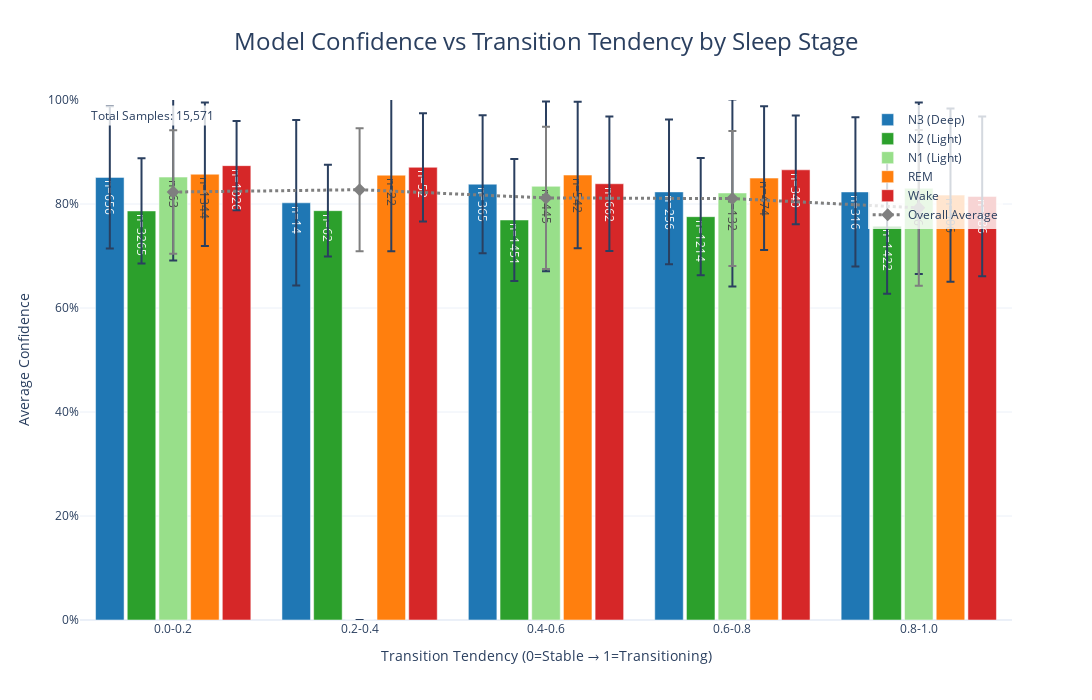

Notebook code for this chart:
### Code cell
import plotly.graph_objects as go

def create_confidence_transition_analysis(results: Dict) -> go.Figure:
    """
    Create grouped bar analysis of model confidence vs transition tendency
    """
    # Create bins for transition tendency
    n_bins = 5
    tendency_bins = np.linspace(0, 1, n_bins+1)
    bin_labels = [f"{tendency_bins[i]:.1f}-{tendency_bins[i+1]:.1f}" 
                 for i in range(n_bins)]
    
    sleep_stages = {
        0: 'N3 (Deep)',
        1: 'N2 (Light)',
        2: 'N1 (Light)',
        3: 'REM',
        4: 'Wake'
    }
    
    # Initialize data structures
    stage_data = {stage: {bin_label: [] for bin_label in bin_labels} 
                 for stage in sleep_stages.keys()}
    
    # Bin the data
    for i in range(len(results['true_labels'])):
        true_label = results['true_labels'][i]
        tendency_val = np.clip(results['tendencies'][i], 0, 1)
        confidence_val = results['confidences'][i]
        
        bin_idx = min(int(tendency_val * n_bins), n_bins-1)
        stage_data[true_label][bin_labels[bin_idx]].append(confidence_val)
    
    # Calculate statistics
    stats = {}
    overall_stats = {bin_label: [] for bin_label in bin_labels}
    
    for stage in sleep_stages.keys():
        stats[stage] = {}
        for bin_label in bin_labels:
            values = stage_data[stage][bin_label]
            stats[stage][bin_label] = {
                'mean': np.mean(values) if values else 0,
                'std': np.std(values) if values else 0,
                'count': len(values)
            }
            overall_stats[bin_label].extend(values)
    
    # Calculate overall statistics
    overall_means = {bin_label: np.mean(values) if values else 0 
                    for bin_label, values in overall_stats.items()}
    overall_stds = {bin_label: np.std(values) if values else 0 
                   for bin_label, values in overall_stats.items()}
    
    # Create figure
    fig = go.Figure()
    
    # Color scheme - using a more distinct palette
    colors = {
        0: '#1f77b4',  # Deep blue for N3
        1: '#2ca02c',  # Green for N2
        2: '#98df8a',  # Light green for N1
        3: '#ff7f0e',  # Orange for REM
        4: '#d62728',  # Red for Wake
        'overall': '#7f7f7f'  # Gray for overall
    }
    
    # Add bars for each sleep stage
    for stage in sleep_stages.keys():
        stage_stats = stats[stage]
        
        fig.add_trace(
            go.Bar(
                name=sleep_stages[stage],
                x=bin_labels,
                y=[stage_stats[bin]['mean'] for bin in bin_labels],
                error_y=dict(
                    type='data',
                    array=[stage_stats[bin]['std'] for bin in bin_labels],
                    visible=True
                ),
                text=[f"n={stage_stats[bin]['count']}" for bin in bin_labels],
                textposition='auto',
                marker_color=colors[stage],
                hovertemplate=(
                    f"<b>{sleep_stages[stage]}</b><br>" +
                    "Transition Range: %{x}<br>" +
                    "Avg Confidence: %{y:.3f}<br>" +
                    "Std Dev: %{error_y.array:.3f}<br>" +
                    "%{text}<extra></extra>"
                )
            )
        )
    
    # Add overall average line
    fig.add_trace(
        go.Scatter(
            name='Overall Average',
            x=bin_labels,
            y=[overall_means[bin] for bin in bin_labels],
            mode='lines+markers',
            line=dict(
                color=colors['overall'],
                width=3,
                dash='dot'
            ),
            marker=dict(
                size=10,
                symbol='diamond'
            ),
            error_y=dict(
                type='data',
                array=[overall_stds[bin] for bin in bin_labels],
                visible=True
            ),
            hovertemplate=(
                "<b>Overall Average</b><br>" +
                "Transition Range: %{x}<br>" +
                "Avg Confidence: %{y:.3f}<br>" +
                "Std Dev: %{error_y.array:.3f}<br>" +
                "<extra></extra>"
            )
        )
    )
    
    # Update layout
    fig.update_layout(
        title=dict(
            text="Model Confidence vs Transition Tendency by Sleep Stage",
            x=0.5,
            font=dict(size=24)
        ),
        xaxis=dict(
            title=dict(
                text="Transition Tendency (0=Stable → 1=Transitioning)",
                font=dict(size=14)
            ),
            tickangle=0
        ),
        yaxis=dict(
            title=dict(
                text="Average Confidence",
                font=dict(size=14)
            ),
            range=[0, 1],
            tickformat='.0%'
        ),
        barmode='group',
        bargap=0.15,
        bargroupgap=0.1,
        height=700,
        width=1200,
        showlegend=True,
        legend=dict(
            yanchor="top",
            y=0.99,
            xanchor="right",
            x=0.99,
            bgcolor="rgba(255, 255, 255, 0.8)"
        ),
        template="plotly_white"
    )
    
    # Add annotation for sample sizes
    total_samples = sum(sum(stats[s][bin]['count'] for bin in bin_labels) 
                       for s in sleep_stages.keys())
    fig.add_annotation(
        text=f"Total Samples: {total_samples:,}",
        xref="paper",
        yref="paper",
        x=0.01,
        y=0.99,
        showarrow=False,
        font=dict(size=12),
        bgcolor="rgba(255, 255, 255, 0.8)"
    )
    
    return fig


fig2 = create_confidence_transition_analysis(results)
fig2.show()
fig2.write_html("confidence_analysis.html")

### Figure 1 — Plotly figure (JSON) as saved in the notebook; plotly's stock layout.template omitted (floating-point values rounded to 4 significant figures)
{"data": [{"error_y": {"array": [0.1366, 0.1592, 0.1327, 0.1393, 0.1436], "type": "data", "visible": true}, "hovertemplate": "<b>N3 (Deep)</b><br>Transition Range: %{x}<br>Avg Confidence: %{y:.3f}<br>Std Dev: %{error_y.array:.3f}<br>%{text}<extra></extra>", "marker": {"color": "#1f77b4"}, "name": "N3 (Deep)", "text": ["n=656", "n=14", "n=365", "n=256", "n=316"], "textposition": "auto", "type": "bar", "x": ["0.0-0.2", "0.2-0.4", "0.4-0.6", "0.6-0.8", "0.8-1.0"], "y": [0.8512, 0.8023, 0.8381, 0.8233, 0.8232]}, {"error_y": {"array": [0.1011, 0.08813, 0.1173, 0.1127, 0.1298], "type": "data", "visible": true}, "hovertemplate": "<b>N2 (Light)</b><br>Transition Range: %{x}<br>Avg Confidence: %{y:.3f}<br>Std Dev: %{error_y.array:.3f}<br>%{text}<extra></extra>", "marker": {"color": "#2ca02c"}, "name": "N2 (Light)", "text": ["n=3265", "n=62", "n=1451", "n=1214", "n=1422"], "textposition": "auto", "type": "bar", "x": ["0.0-0.2", "0.2-0.4", "0.4-0.6", "0.6-0.8", "0.8-1.0"], "y": [0.7866, 0.7872, 0.7693, 0.7757, 0.7574]}, {"error_y": {"array": [0.1602, 0, 0.1632, 0.1797, 0.1651], "type": "data", "visible": true}, "hovertemplate": "<b>N1 (Light)</b><br>Transition Range: %{x}<br>Avg Confidence: %{y:.3f}<br>Std Dev: %{error_y.array:.3f}<br>%{text}<extra></extra>", "marker": {"color": "#98df8a"}, "name": "N1 (Light)", "text": ["n=63", "n=0", "n=445", "n=132", "n=456"], "textposition": "auto", "type": "bar", "x": ["0.0-0.2", "0.2-0.4", "0.4-0.6", "0.6-0.8", "0.8-1.0"], "y": [0.8518, 0, 0.834, 0.8212, 0.8303]}, {"error_y": {"array": [0.1378, 0.1464, 0.141, 0.1381, 0.1667], "type": "data", "visible": true}, "hovertemplate": "<b>REM</b><br>Transition Range: %{x}<br>Avg Confidence: %{y:.3f}<br>Std Dev: %{error_y.array:.3f}<br>%{text}<extra></extra>", "marker": {"color": "#ff7f0e"}, "name": "REM", "text": ["n=1344", "n=22", "n=542", "n=474", "n=506"], "textposition": "auto", "type": "bar", "x": ["0.0-0.2", "0.2-0.4", "0.4-0.6", "0.6-0.8", "0.8-1.0"], "y": [0.8573, 0.8554, 0.8557, 0.8498, 0.8171]}, {"error_y": {"array": [0.086, 0.1042, 0.1295, 0.1045, 0.1535], "type": "data", "visible": true}, "hovertemplate": "<b>Wake</b><br>Transition Range: %{x}<br>Avg Confidence: %{y:.3f}<br>Std Dev: %{error_y.array:.3f}<br>%{text}<extra></extra>", "marker": {"color": "#d62728"}, "name": "Wake", "text": ["n=1026", "n=52", "n=662", "n=340", "n=486"], "textposition": "auto", "type": "bar", "x": ["0.0-0.2", "0.2-0.4", "0.4-0.6", "0.6-0.8", "0.8-1.0"], "y": [0.8738, 0.8706, 0.8389, 0.8657, 0.8146]}, {"error_y": {"array": [0.1187, 0.1182, 0.1367, 0.1298, 0.15], "type": "data", "visible": true}, "hovertemplate": "<b>Overall Average</b><br>Transition Range: %{x}<br>Avg Confidence: %{y:.3f}<br>Std Dev: %{error_y.array:.3f}<br><extra></extra>", "line": {"color": "#7f7f7f", "dash": "dot", "width": 3}, "marker": {"size": 10, "symbol": "diamond"}, "mode": "lines+markers", "name": "Overall Average", "type": "scatter", "x": ["0.0-0.2", "0.2-0.4", "0.4-0.6", "0.6-0.8", "0.8-1.0"], "y": [0.823, 0.8275, 0.8117, 0.8104, 0.7926]}], "layout": {"annotations": [{"bgcolor": "rgba(255, 255, 255, 0.8)", "font": {"size": 12}, "showarrow": false, "text": "Total Samples: 15,571", "x": 0.01, "xref": "paper", "y": 0.99, "yref": "paper"}], "bargap": 0.15, "bargroupgap": 0.1, "barmode": "group", "height": 700, "legend": {"bgcolor": "rgba(255, 255, 255, 0.8)", "x": 0.99, "xanchor": "right", "y": 0.99, "yanchor": "top"}, "showlegend": true, "title": {"font": {"size": 24}, "text": "Model Confidence vs Transition Tendency by Sleep Stage", "x": 0.5}, "width": 1200, "xaxis": {"tickangle": 0, "title": {"font": {"size": 14}, "text": "Transition Tendency (0=Stable → 1=Transitioning)"}}, "yaxis": {"range": [0, 1], "tickformat": ".0%", "title": {"font": {"size": 14}, "text": "Average Confidence"}}}}
